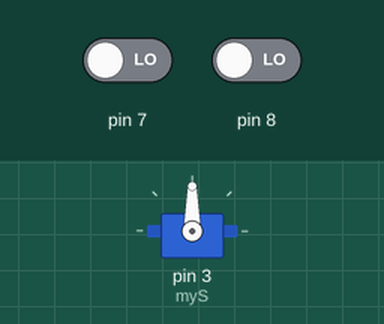
Simulated run of this sketch. Board: Arduino Uno, built with avr-gcc and run on an emulated ATmega328P. Shown: servo. The test bench sets the inputs (shaded band); at power-on: pin 7 LOW, pin 8 LOW.

Above: at 1.2 s.
1.3 s: pin 7 driven HIGH
At 1.75 s:
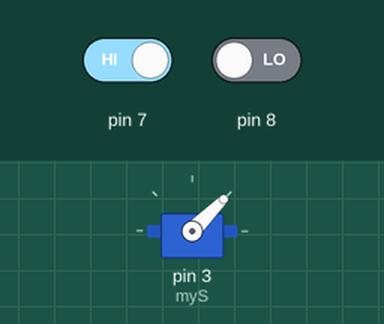
3.7 s: pin 8 driven HIGH
At 4.1 s:
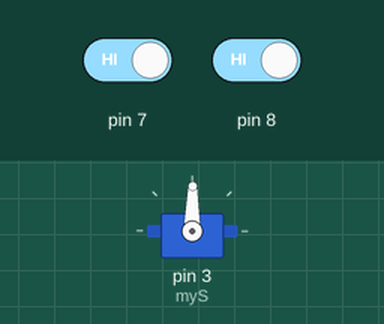
6.7 s: pin 7 driven LOW
At 8.3 s:
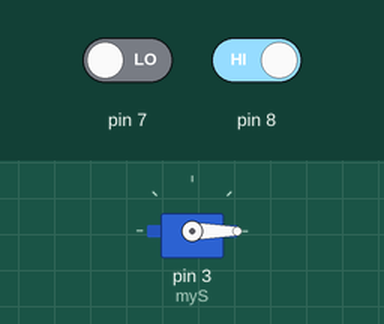
Timing chart, 0 to 9.8 s (numbered marks = the images above; inputs shaded):
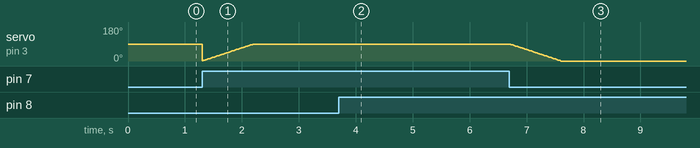

Measured:
- after the input at 3.7 s, servo on pin 3 (myS): 90° → 89° at once
- after the input at 6.7 s, servo on pin 3 (myS): moves from 89° to 0° over 0.88 s, starting at once

The sketch:

sketch_dec29a.ino
```cpp
int sO = 3; //OUTPUT
int a = 0;
//int b = 0;
#include <Servo.h>
Servo myS;

void setup()
{
  pinMode(7, INPUT);
  pinMode(8, INPUT);

  myS.attach(3);
}

void loop()
{
if (digitalRead(7) == HIGH){
a++;
if(a>=90) a = 90;
myS.write(a);
delay(10);
}

if (digitalRead(8) == HIGH){
a--;
if(a<=0) a = 0;
myS.write(a);
delay(10);
}
}
```
